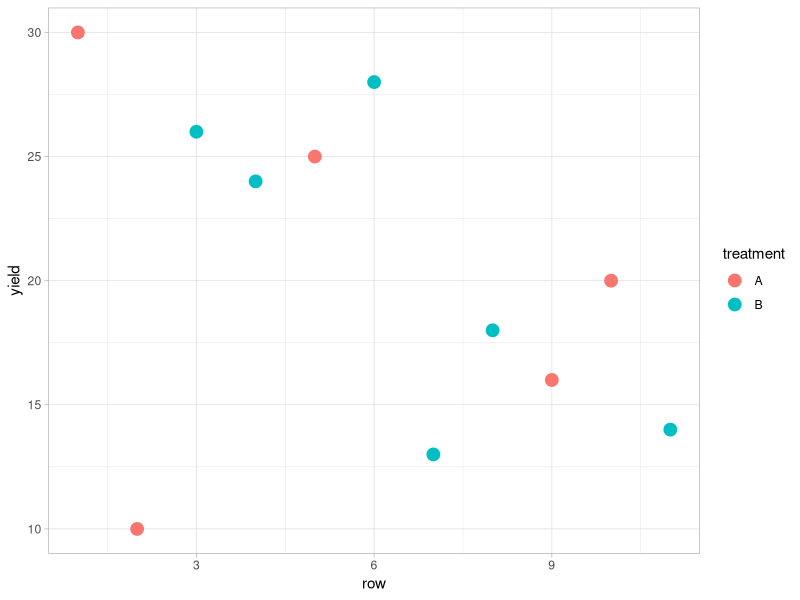

Reproduce this figure in R.
library('ggplot2')
library('dplyr')
tomato <-read.csv('data/tomato_yield.csv',header = T)
# plot yield by fertilizer treatment
ggplot(data = tomato)+
  geom_point(aes(x = row,y=yield,col=treatment),size=4)+
  theme_light()
# summarize mean
tomato%>%group_by(treatment)%>%
  summarise(avg = mean(yield),std = sqrt(var(yield)),count = n())
